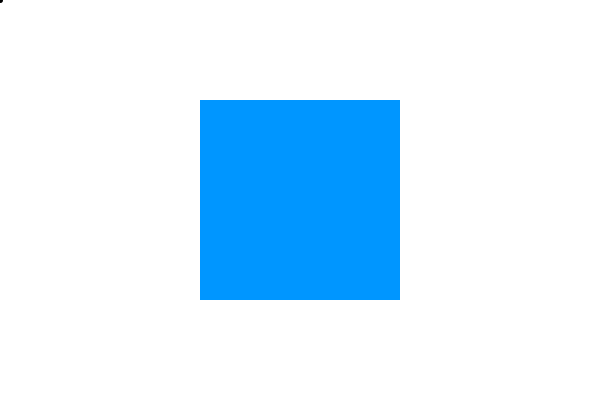
Frame 1 (no input)
Frame 60 (the mouse pressed at the canvas centre just before this capture): identical to frame 1, image omitted
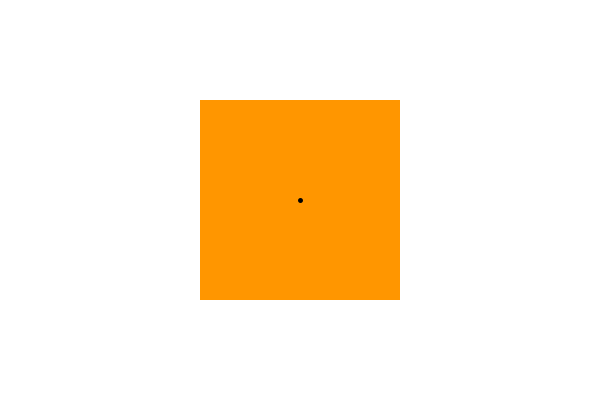
Frame 120 (the mouse held since frame 60 and released just before this capture)

The Processing sketch that drew these frames (run headless with seeded random() and noise(); from frame 60 on, the mouse is pressed at the canvas centre):

// Processing sketch: point_rectangle
// ── point_rectangle.pde
// Testing Collision between a Point and Rectangle

/* 
To see if a point is inside a square, we have to test:
- Is the X position of the point to the Right if the Left Edge?
- Is the X position of the Point to the Left of the Right Edge?
- Is the Y position of the point Below the Top Edge?
- Is the Y position of the point Above the Bottom Edge?

Testing the Left Edge

Defaule mode for rect() draws from the upper-left corner, the left-edge is at rx

- Left Edge Check
if(px >= rx) { 
  // to the right of the left edge
}

- Right Edge Check - X position = left edge plus width
float rightEdge = rx + rw;
if (px <= rightEdge) {
  // to the left of the right edge
}

- Use same logic for top and bottom

- The full if statement:
if (px >= rx &&
    px <= rx + rw &&
    py >= ry &&
    py <= ry + rh) {
      return true;
    }
    return false;
*/

float px = 0;    // point position (move with mouse)
float py = 0;

float sx = 200;  // square position
float sy = 100;
float sw = 200;
float sh = 200;

void setup() {
  size(600, 400);
  noCursor();
  
  strokeWeight(5);
}

void draw() {
  background(255);
  
  // update point to mouse coordinates
  px = mouseX;
  py = mouseY;
  
  // check for collision
  // if hit, change rectangle color
  boolean hit = pointRect(px, py, sx, sy, sw, sh);
  
  if (hit) {
    fill(255, 150, 0);
  }
  else {
    fill(0, 150, 255);
  }
  noStroke();
  rect(sx, sy, sw, sh);
  
  // draw the point
  stroke(0);
  point(px, py);
}

boolean pointRect(float px, float py, float rx, float ry, float rw, float rh) {
  
  // is the point inside the rectangle's bounds?
  if (px >= rx &&        // left edge
      px <= rx+rw &&    // right edge
      py >= ry &&       // below the top
      py <= ry+rh) {    // above the bottom
      return true;
  }
  return false;  
}
